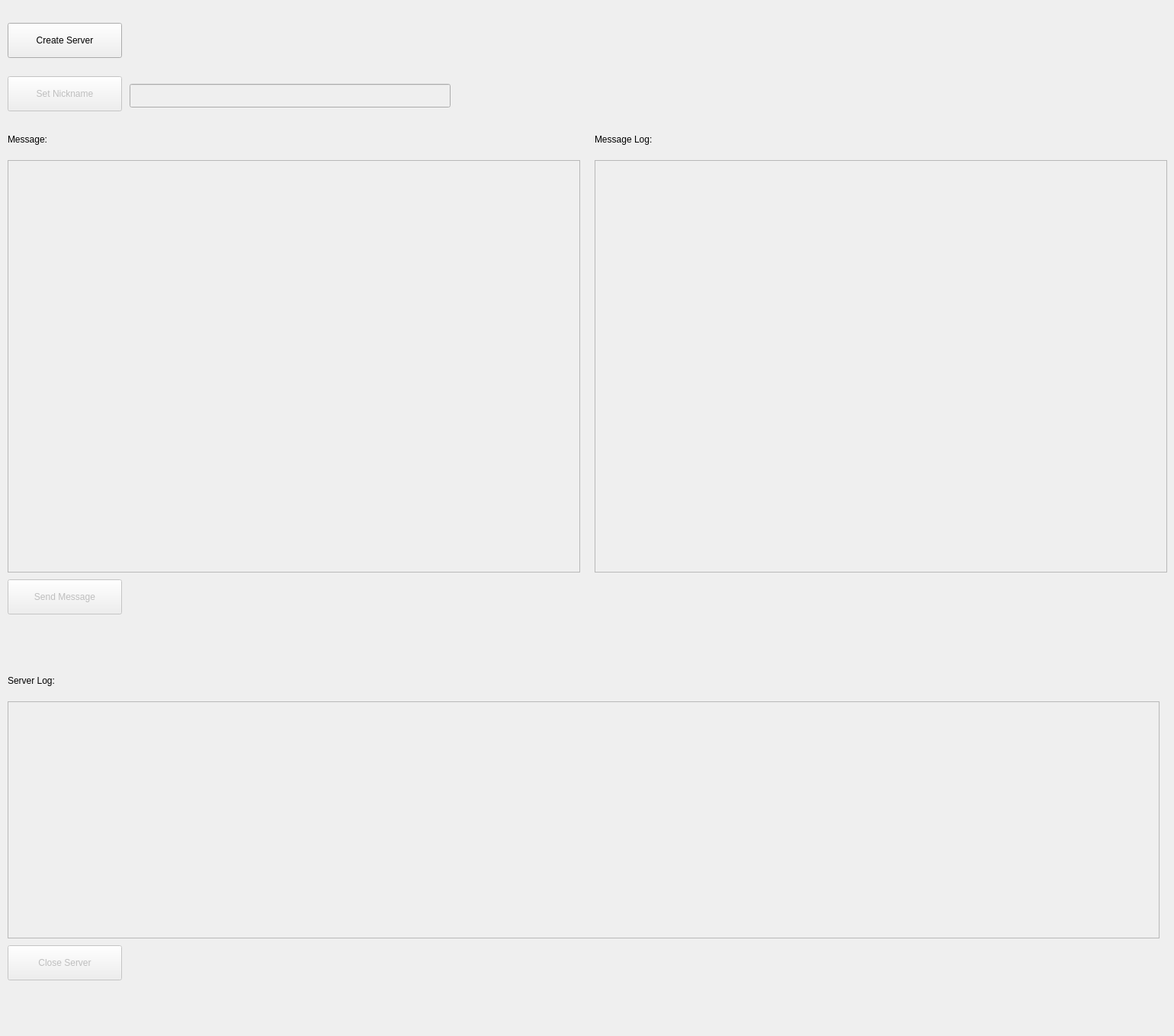
<?xml version="1.0" encoding="UTF-8"?>
<ui version="4.0">
 <class>Form</class>
 <widget class="QWidget" name="Form">
  <property name="geometry">
   <rect>
    <x>0</x>
    <y>0</y>
    <width>1540</width>
    <height>1359</height>
   </rect>
  </property>
  <property name="windowTitle">
   <string>Form</string>
  </property>
  <widget class="QLabel" name="msgLBL">
   <property name="geometry">
    <rect>
     <x>10</x>
     <y>170</y>
     <width>191</width>
     <height>25</height>
    </rect>
   </property>
   <property name="text">
    <string>Message:</string>
   </property>
  </widget>
  <widget class="QLabel" name="logLbl">
   <property name="geometry">
    <rect>
     <x>780</x>
     <y>170</y>
     <width>281</width>
     <height>25</height>
    </rect>
   </property>
   <property name="text">
    <string>Message Log:</string>
   </property>
  </widget>
  <widget class="QTextEdit" name="msgTxt">
   <property name="enabled">
    <bool>false</bool>
   </property>
   <property name="geometry">
    <rect>
     <x>10</x>
     <y>210</y>
     <width>751</width>
     <height>541</height>
    </rect>
   </property>
  </widget>
  <widget class="QTextEdit" name="logTxt">
   <property name="enabled">
    <bool>false</bool>
   </property>
   <property name="geometry">
    <rect>
     <x>780</x>
     <y>210</y>
     <width>751</width>
     <height>541</height>
    </rect>
   </property>
   <property name="readOnly">
    <bool>true</bool>
   </property>
  </widget>
  <widget class="QPushButton" name="createBtn">
   <property name="geometry">
    <rect>
     <x>10</x>
     <y>30</y>
     <width>150</width>
     <height>46</height>
    </rect>
   </property>
   <property name="text">
    <string>Create Server</string>
   </property>
  </widget>
  <widget class="QPushButton" name="sendBtn">
   <property name="enabled">
    <bool>false</bool>
   </property>
   <property name="geometry">
    <rect>
     <x>10</x>
     <y>760</y>
     <width>150</width>
     <height>46</height>
    </rect>
   </property>
   <property name="text">
    <string>Send Message</string>
   </property>
  </widget>
  <widget class="QTextEdit" name="serverTxt">
   <property name="enabled">
    <bool>false</bool>
   </property>
   <property name="geometry">
    <rect>
     <x>10</x>
     <y>920</y>
     <width>1511</width>
     <height>311</height>
    </rect>
   </property>
   <property name="readOnly">
    <bool>true</bool>
   </property>
  </widget>
  <widget class="QLabel" name="serverLbl">
   <property name="geometry">
    <rect>
     <x>10</x>
     <y>880</y>
     <width>261</width>
     <height>25</height>
    </rect>
   </property>
   <property name="text">
    <string>Server Log:</string>
   </property>
  </widget>
  <widget class="QPushButton" name="closeBtn">
   <property name="enabled">
    <bool>false</bool>
   </property>
   <property name="geometry">
    <rect>
     <x>10</x>
     <y>1240</y>
     <width>150</width>
     <height>46</height>
    </rect>
   </property>
   <property name="text">
    <string>Close Server</string>
   </property>
  </widget>
  <widget class="QLineEdit" name="nicknameTxt">
   <property name="enabled">
    <bool>false</bool>
   </property>
   <property name="geometry">
    <rect>
     <x>170</x>
     <y>110</y>
     <width>421</width>
     <height>31</height>
    </rect>
   </property>
  </widget>
  <widget class="QPushButton" name="nicknameBtn">
   <property name="enabled">
    <bool>false</bool>
   </property>
   <property name="geometry">
    <rect>
     <x>10</x>
     <y>100</y>
     <width>150</width>
     <height>46</height>
    </rect>
   </property>
   <property name="text">
    <string>Set Nickname</string>
   </property>
  </widget>
 </widget>
 <resources/>
 <connections/>
</ui>
